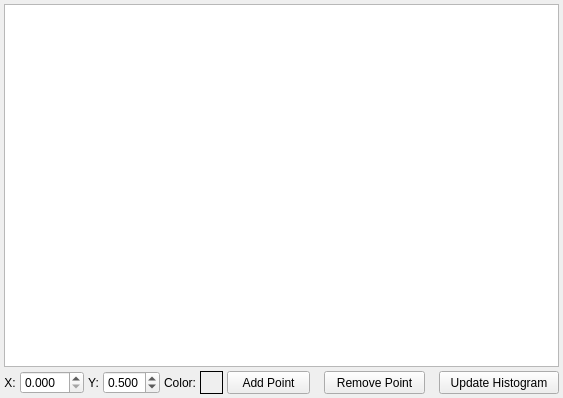
<?xml version="1.0" encoding="UTF-8"?>
<ui version="4.0">
 <class>TFTableWidget</class>
 <widget class="QDialog" name="TFTableWidget">
  <property name="geometry">
   <rect>
    <x>0</x>
    <y>0</y>
    <width>551</width>
    <height>398</height>
   </rect>
  </property>
  <property name="windowTitle">
   <string/>
  </property>
  <layout class="QVBoxLayout" name="verticalLayout_2">
   <property name="spacing">
    <number>4</number>
   </property>
   <property name="leftMargin">
    <number>4</number>
   </property>
   <property name="topMargin">
    <number>4</number>
   </property>
   <property name="rightMargin">
    <number>4</number>
   </property>
   <property name="bottomMargin">
    <number>4</number>
   </property>
   <item>
    <widget class="QTableWidget" name="table">
     <property name="sizePolicy">
      <sizepolicy hsizetype="Minimum" vsizetype="Expanding">
       <horstretch>0</horstretch>
       <verstretch>0</verstretch>
      </sizepolicy>
     </property>
    </widget>
   </item>
   <item>
    <layout class="QHBoxLayout" name="horizontalLayout_9">
     <property name="spacing">
      <number>4</number>
     </property>
     <item>
      <widget class="QLabel" name="label">
       <property name="text">
        <string>X:</string>
       </property>
       <property name="alignment">
        <set>Qt::AlignCenter</set>
       </property>
       <property name="margin">
        <number>0</number>
       </property>
      </widget>
     </item>
     <item>
      <widget class="QDoubleSpinBox" name="dsbNewPointX">
       <property name="correctionMode">
        <enum>QAbstractSpinBox::CorrectToPreviousValue</enum>
       </property>
       <property name="decimals">
        <number>3</number>
       </property>
       <property name="minimum">
        <double>0.000000000000000</double>
       </property>
       <property name="maximum">
        <double>99.000000000000000</double>
       </property>
      </widget>
     </item>
     <item>
      <widget class="QLabel" name="label_2">
       <property name="text">
        <string>Y:</string>
       </property>
       <property name="alignment">
        <set>Qt::AlignCenter</set>
       </property>
       <property name="margin">
        <number>0</number>
       </property>
       <property name="indent">
        <number>-1</number>
       </property>
      </widget>
     </item>
     <item>
      <widget class="QDoubleSpinBox" name="dsbNewPointY">
       <property name="decimals">
        <number>3</number>
       </property>
       <property name="maximum">
        <double>1.000000000000000</double>
       </property>
       <property name="singleStep">
        <double>0.100000000000000</double>
       </property>
       <property name="value">
        <double>0.500000000000000</double>
       </property>
      </widget>
     </item>
     <item>
      <widget class="QLabel" name="label_3">
       <property name="text">
        <string>Color:</string>
       </property>
       <property name="alignment">
        <set>Qt::AlignCenter</set>
       </property>
       <property name="margin">
        <number>0</number>
       </property>
      </widget>
     </item>
     <item>
      <widget class="QToolButton" name="tbChangeColor">
       <property name="minimumSize">
        <size>
         <width>23</width>
         <height>23</height>
        </size>
       </property>
       <property name="maximumSize">
        <size>
         <width>23</width>
         <height>23</height>
        </size>
       </property>
       <property name="autoFillBackground">
        <bool>false</bool>
       </property>
       <property name="styleSheet">
        <string notr="true">border:1px solid #000000</string>
       </property>
       <property name="text">
        <string/>
       </property>
       <property name="iconSize">
        <size>
         <width>23</width>
         <height>23</height>
        </size>
       </property>
       <property name="toolButtonStyle">
        <enum>Qt::ToolButtonIconOnly</enum>
       </property>
       <property name="autoRaise">
        <bool>true</bool>
       </property>
      </widget>
     </item>
     <item>
      <widget class="QToolButton" name="tbAddPoint">
       <property name="sizePolicy">
        <sizepolicy hsizetype="Fixed" vsizetype="Fixed">
         <horstretch>0</horstretch>
         <verstretch>0</verstretch>
        </sizepolicy>
       </property>
       <property name="minimumSize">
        <size>
         <width>83</width>
         <height>23</height>
        </size>
       </property>
       <property name="maximumSize">
        <size>
         <width>3</width>
         <height>23</height>
        </size>
       </property>
       <property name="toolTip">
        <string>&lt;html&gt;&lt;head/&gt;&lt;body&gt;&lt;p&gt;Adds a point to the table (shortcut: space)&lt;/p&gt;&lt;/body&gt;&lt;/html&gt;</string>
       </property>
       <property name="text">
        <string>Add Point</string>
       </property>
       <property name="icon">
        <iconset resource="charts.qrc">
         <normaloff>:/images/addTFPoint.png</normaloff>:/images/addTFPoint.png</iconset>
       </property>
       <property name="iconSize">
        <size>
         <width>23</width>
         <height>23</height>
        </size>
       </property>
       <property name="toolButtonStyle">
        <enum>Qt::ToolButtonTextBesideIcon</enum>
       </property>
      </widget>
     </item>
     <item>
      <spacer name="horizontalSpacer_2">
       <property name="orientation">
        <enum>Qt::Horizontal</enum>
       </property>
       <property name="sizeType">
        <enum>QSizePolicy::Fixed</enum>
       </property>
       <property name="sizeHint" stdset="0">
        <size>
         <width>10</width>
         <height>10</height>
        </size>
       </property>
      </spacer>
     </item>
     <item>
      <widget class="QToolButton" name="tbRemovePoint">
       <property name="sizePolicy">
        <sizepolicy hsizetype="Fixed" vsizetype="Fixed">
         <horstretch>0</horstretch>
         <verstretch>0</verstretch>
        </sizepolicy>
       </property>
       <property name="minimumSize">
        <size>
         <width>101</width>
         <height>23</height>
        </size>
       </property>
       <property name="maximumSize">
        <size>
         <width>101</width>
         <height>23</height>
        </size>
       </property>
       <property name="sizeIncrement">
        <size>
         <width>0</width>
         <height>0</height>
        </size>
       </property>
       <property name="toolTip">
        <string>&lt;html&gt;&lt;head/&gt;&lt;body&gt;&lt;p&gt;Removes points from the table (shortcut: del)&lt;/p&gt;&lt;/body&gt;&lt;/html&gt;</string>
       </property>
       <property name="text">
        <string>Remove Point</string>
       </property>
       <property name="icon">
        <iconset resource="charts.qrc">
         <normaloff>:/images/remTFPoint.png</normaloff>:/images/remTFPoint.png</iconset>
       </property>
       <property name="iconSize">
        <size>
         <width>23</width>
         <height>23</height>
        </size>
       </property>
       <property name="toolButtonStyle">
        <enum>Qt::ToolButtonTextBesideIcon</enum>
       </property>
      </widget>
     </item>
     <item>
      <spacer name="horizontalSpacer">
       <property name="orientation">
        <enum>Qt::Horizontal</enum>
       </property>
       <property name="sizeType">
        <enum>QSizePolicy::MinimumExpanding</enum>
       </property>
       <property name="sizeHint" stdset="0">
        <size>
         <width>10</width>
         <height>0</height>
        </size>
       </property>
      </spacer>
     </item>
     <item>
      <widget class="QToolButton" name="tbUpdateHisto">
       <property name="minimumSize">
        <size>
         <width>120</width>
         <height>23</height>
        </size>
       </property>
       <property name="maximumSize">
        <size>
         <width>120</width>
         <height>23</height>
        </size>
       </property>
       <property name="toolTip">
        <string>&lt;html&gt;&lt;head/&gt;&lt;body&gt;&lt;p&gt;Updates the transferfunction of the histogram (shortcut: enter)&lt;/p&gt;&lt;/body&gt;&lt;/html&gt;</string>
       </property>
       <property name="text">
        <string>Update Histogram</string>
       </property>
       <property name="icon">
        <iconset resource="charts.qrc">
         <normaloff>:/images/update.png</normaloff>:/images/update.png</iconset>
       </property>
       <property name="iconSize">
        <size>
         <width>23</width>
         <height>23</height>
        </size>
       </property>
       <property name="toolButtonStyle">
        <enum>Qt::ToolButtonTextBesideIcon</enum>
       </property>
      </widget>
     </item>
    </layout>
   </item>
  </layout>
 </widget>
 <resources>
  <include location="charts.qrc"/>
 </resources>
 <connections/>
</ui>
